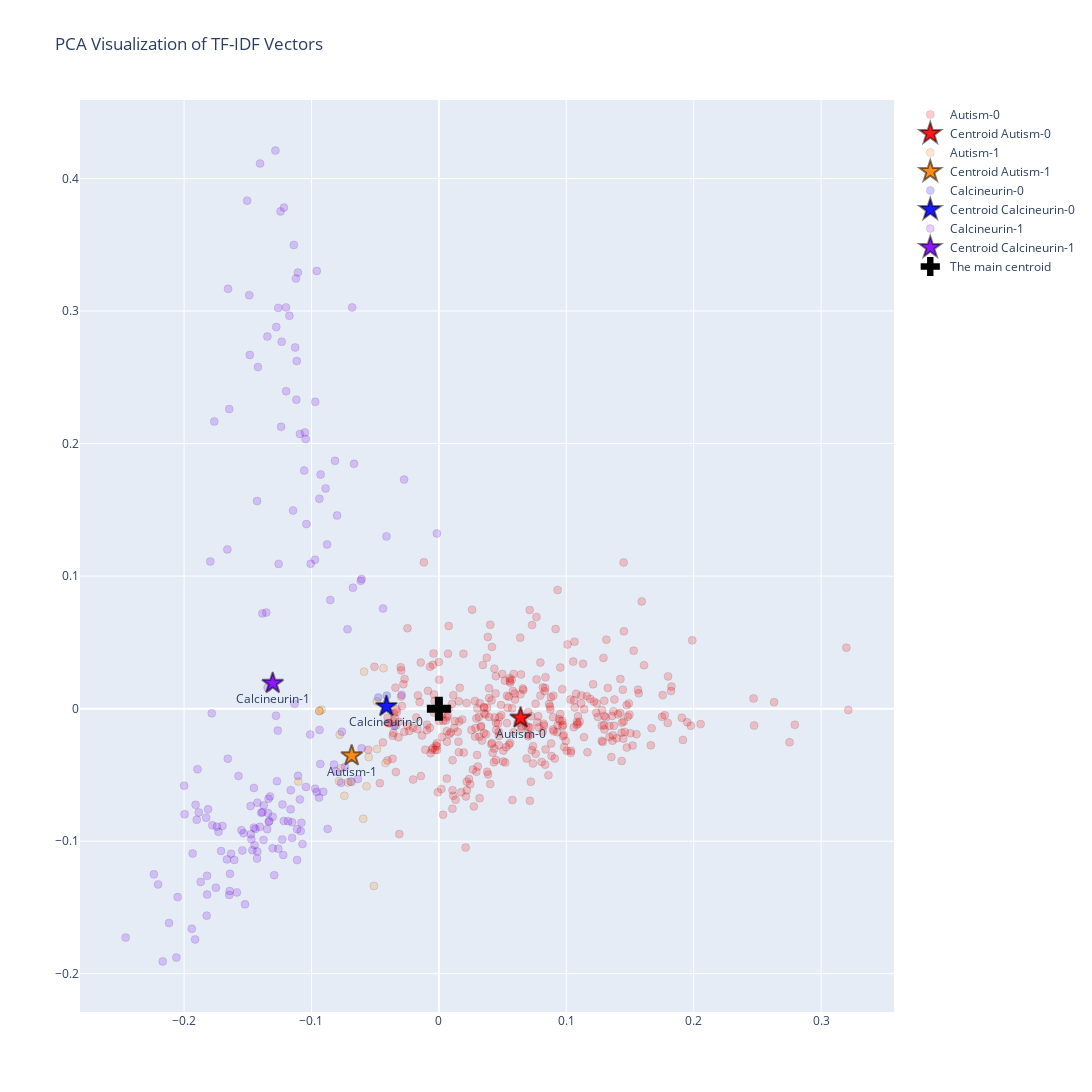

Notebook code for this chart:
### Code cell
selectors = []
for i, dl in enumerate(domains_list):
    if i % 25 == 0:
        selectors.append(True)
    else:
        selectors.append(False)

visualize_tfidf_pca_interactive_3([element for element, select in zip(ids_list, selectors) if select], [element for element, select in zip(dl_ca, selectors) if select], tfidf_matrix[selectors,:], transpose = False, color_schema = 13)
#LBD_06_visualization.visualize_tfidf_pca_interactive([element for element, select in zip(ids_list, selectors) if select], [element for element, select in zip(dl_ca, selectors) if select], tfidf_matrix[selectors,:], transpose = False)

### Figure 1 — Plotly figure (JSON) as saved in the notebook; plotly's stock layout.template omitted (floating-point values rounded to 4 significant figures; data arrays with more than 128 entries replaced by an {"elided": "..."} marker saying what was removed)
{"data": [{"hovertext": {"elided": "358 str values"}, "marker": {"color": "rgba(255, 0, 0, 0.2)", "line": {"color": "rgba(0, 0, 0, 0.1)", "width": 1}, "size": 8, "symbol": "circle"}, "mode": "markers+text", "name": "Autism-0", "text": "", "textposition": "bottom center", "type": "scatter", "x": {"elided": "358 float values"}, "y": {"elided": "358 float values"}}, {"hovertext": "Centroid of Autism-0", "marker": {"color": "rgba(255, 0, 0, 0.9)", "line": {"color": "rgba(0, 0, 0, 0.5)", "width": 2}, "size": 16, "symbol": "star"}, "mode": "markers+text", "name": "Centroid Autism-0", "text": "Autism-0", "textposition": "bottom center", "type": "scatter", "x": [0.0641], "y": [-0.006952]}, {"hovertext": ["17663146", "17562316", "17063831", "16950524", "16859833", "16465591", "16286931", "15721740", "15150271", "14972085", "12965262", "11428554", "9734944", "9643815", "9598172", "9525396", "3226740", "3377648", "3685989"], "marker": {"color": "rgba(255, 128, 0, 0.2)", "line": {"color": "rgba(0, 0, 0, 0.1)", "width": 1}, "size": 8, "symbol": "circle"}, "mode": "markers+text", "name": "Autism-1", "text": "", "textposition": "bottom center", "type": "scatter", "x": [-0.06847, -0.05681, -0.04868, -0.05505, -0.04189, -0.05937, -0.0714, -0.051, -0.1103, -0.07419, -0.04855, -0.07781, -0.09209, -0.09381, -0.05872, -0.09381, -0.04348, -0.07679, -0.07844], "y": [-0.05525, -0.05856, 0.005421, -0.03658, -0.04108, -0.08308, -0.05569, -0.1338, -0.05499, -0.06581, -0.03046, -0.0197, -0.000783, -0.001777, 0.02781, -0.001777, 0.03052, -0.04497, -0.05471]}, {"hovertext": "Centroid of Autism-1", "marker": {"color": "rgba(255, 128, 0, 0.9)", "line": {"color": "rgba(0, 0, 0, 0.5)", "width": 2}, "size": 16, "symbol": "star"}, "mode": "markers+text", "name": "Centroid Autism-1", "text": "Autism-1", "textposition": "bottom center", "type": "scatter", "x": [-0.06845], "y": [-0.03554]}, {"hovertext": ["16582685", "11945019", "1975151"], "marker": {"color": "rgba(0, 0, 255, 0.2)", "line": {"color": "rgba(0, 0, 0, 0.1)", "width": 1}, "size": 8, "symbol": "circle"}, "mode": "markers+text", "name": "Calcineurin-0", "text": "", "textposition": "bottom center", "type": "scatter", "x": [-0.04754, -0.03504, -0.04092], "y": [0.008456, -0.0131, 0.009838]}, {"hovertext": "Centroid of Calcineurin-0", "marker": {"color": "rgba(0, 0, 255, 0.9)", "line": {"color": "rgba(0, 0, 0, 0.5)", "width": 2}, "size": 16, "symbol": "star"}, "mode": "markers+text", "name": "Centroid Calcineurin-0", "text": "Calcineurin-0", "textposition": "bottom center", "type": "scatter", "x": [-0.04117], "y": [0.001732]}, {"hovertext": {"elided": "165 str values"}, "marker": {"color": "rgba(128, 0, 255, 0.2)", "line": {"color": "rgba(0, 0, 0, 0.1)", "width": 1}, "size": 8, "symbol": "circle"}, "mode": "markers+text", "name": "Calcineurin-1", "text": "", "textposition": "bottom center", "type": "scatter", "x": {"elided": "165 float values"}, "y": {"elided": "165 float values"}}, {"hovertext": "Centroid of Calcineurin-1", "marker": {"color": "rgba(128, 0, 255, 0.9)", "line": {"color": "rgba(0, 0, 0, 0.5)", "width": 2}, "size": 16, "symbol": "star"}, "mode": "markers+text", "name": "Centroid Calcineurin-1", "text": "Calcineurin-1", "textposition": "bottom center", "type": "scatter", "x": [-0.1304], "y": [0.01914]}, {"hovertext": ["The main centroid"], "marker": {"color": "black", "size": 20, "symbol": "cross"}, "mode": "markers", "name": "The main centroid", "type": "scatter", "x": [1.013e-17], "y": [-1.296e-17]}], "layout": {"height": 1100, "hovermode": "closest", "showlegend": true, "title": {"text": "PCA Visualization of TF-IDF Vectors"}, "width": 1100}}
